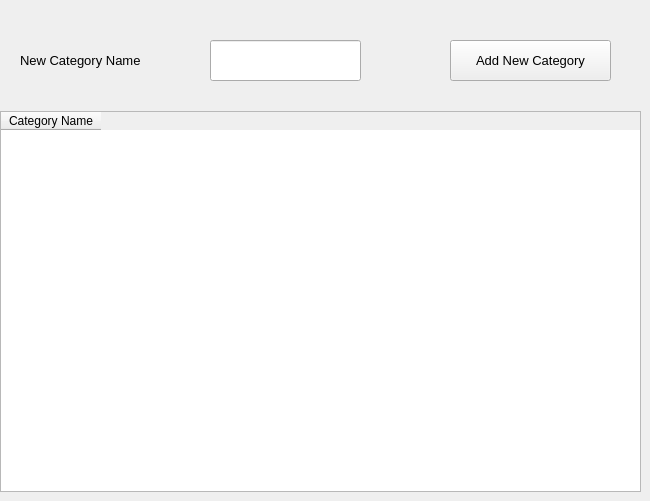
      <widget class="QWidget" name="tab_7">
       <attribute name="title">
        <string>Categories</string>
       </attribute>
       <widget class="QTableWidget" name="category_table">
        <property name="geometry">
         <rect>
          <x>0</x>
          <y>111</y>
          <width>641</width>
          <height>381</height>
         </rect>
        </property>
        <property name="font">
         <font>
          <pointsize>9</pointsize>
         </font>
        </property>
        <column>
         <property name="text">
          <string>Category Name</string>
         </property>
        </column>
       </widget>
       <widget class="QLabel" name="label_26">
        <property name="geometry">
         <rect>
          <x>20</x>
          <y>40</y>
          <width>171</width>
          <height>41</height>
         </rect>
        </property>
        <property name="font">
         <font>
          <family>Segoe UI</family>
          <pointsize>10</pointsize>
         </font>
        </property>
        <property name="text">
         <string>New Category Name</string>
        </property>
       </widget>
       <widget class="QLineEdit" name="category_name">
        <property name="geometry">
         <rect>
          <x>210</x>
          <y>40</y>
          <width>151</width>
          <height>41</height>
         </rect>
        </property>
       </widget>
       <widget class="QPushButton" name="add_category">
        <property name="geometry">
         <rect>
          <x>450</x>
          <y>40</y>
          <width>161</width>
          <height>41</height>
         </rect>
        </property>
        <property name="font">
         <font>
          <family>Segoe UI</family>
          <pointsize>10</pointsize>
         </font>
        </property>
        <property name="text">
         <string>Add New Category</string>
        </property>
       </widget>
      </widget>
